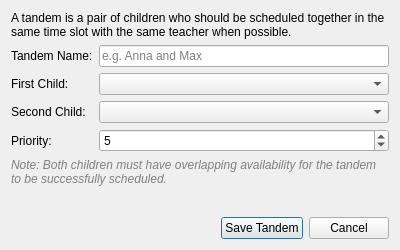
<?xml version="1.0" encoding="UTF-8"?>
<ui version="4.0">
 <class>Dialog</class>
 <widget class="QDialog" name="Dialog">
  <property name="geometry">
   <rect>
    <x>0</x>
    <y>0</y>
    <width>400</width>
    <height>250</height>
   </rect>
  </property>
  <property name="windowTitle">
   <string>Add Tandem</string>
  </property>
  <layout class="QVBoxLayout" name="verticalLayout">
   <item>
    <widget class="QLabel" name="descriptionLabel">
     <property name="text">
      <string>A tandem is a pair of children who should be scheduled together in the same time slot with the same teacher when possible.</string>
     </property>
     <property name="wordWrap">
      <bool>true</bool>
     </property>
    </widget>
   </item>
   <item>
    <layout class="QFormLayout" name="formLayout">
     <item row="0" column="0">
      <widget class="QLabel" name="tandemNameLabel">
       <property name="text">
        <string>Tandem Name:</string>
       </property>
      </widget>
     </item>
     <item row="0" column="1">
      <widget class="QLineEdit" name="tandemNameLineEdit">
       <property name="placeholderText">
        <string>e.g. Anna and Max</string>
       </property>
      </widget>
     </item>
     <item row="1" column="0">
      <widget class="QLabel" name="child1Label">
       <property name="text">
        <string>First Child:</string>
       </property>
      </widget>
     </item>
     <item row="1" column="1">
      <widget class="QComboBox" name="child1ComboBox">
       <property name="placeholderText">
        <string>Select first child</string>
       </property>
      </widget>
     </item>
     <item row="2" column="0">
      <widget class="QLabel" name="child2Label">
       <property name="text">
        <string>Second Child:</string>
       </property>
      </widget>
     </item>
     <item row="2" column="1">
      <widget class="QComboBox" name="child2ComboBox">
       <property name="placeholderText">
        <string>Select second child</string>
       </property>
      </widget>
     </item>
     <item row="3" column="0">
      <widget class="QLabel" name="priorityLabel">
       <property name="text">
        <string>Priority:</string>
       </property>
      </widget>
     </item>
     <item row="3" column="1">
      <widget class="QSpinBox" name="prioritySpinBox">
       <property name="minimum">
        <number>1</number>
       </property>
       <property name="maximum">
        <number>10</number>
       </property>
       <property name="value">
        <number>5</number>
       </property>
      </widget>
     </item>
    </layout>
   </item>
   <item>
    <widget class="QLabel" name="noteLabel">
     <property name="text">
      <string>Note: Both children must have overlapping availability for the tandem to be successfully scheduled.</string>
     </property>
     <property name="wordWrap">
      <bool>true</bool>
     </property>
     <property name="styleSheet">
      <string notr="true">color: gray; font-style: italic;</string>
     </property>
    </widget>
   </item>
   <item>
    <spacer name="verticalSpacer">
     <property name="orientation">
      <enum>Qt::Vertical</enum>
     </property>
     <property name="sizeHint" stdset="0">
      <size>
       <width>20</width>
       <height>40</height>
      </size>
     </property>
    </spacer>
   </item>
   <item>
    <layout class="QHBoxLayout" name="horizontalLayout">
     <item>
      <spacer name="horizontalSpacer">
       <property name="orientation">
        <enum>Qt::Horizontal</enum>
       </property>
       <property name="sizeHint" stdset="0">
        <size>
         <width>40</width>
         <height>20</height>
        </size>
       </property>
      </spacer>
     </item>
     <item>
      <widget class="QPushButton" name="buttonOk">
       <property name="text">
        <string>Save Tandem</string>
       </property>
      </widget>
     </item>
     <item>
      <widget class="QPushButton" name="buttonCancel">
       <property name="text">
        <string>Cancel</string>
       </property>
      </widget>
     </item>
    </layout>
   </item>
  </layout>
 </widget>
 <resources/>
 <connections/>
</ui>
